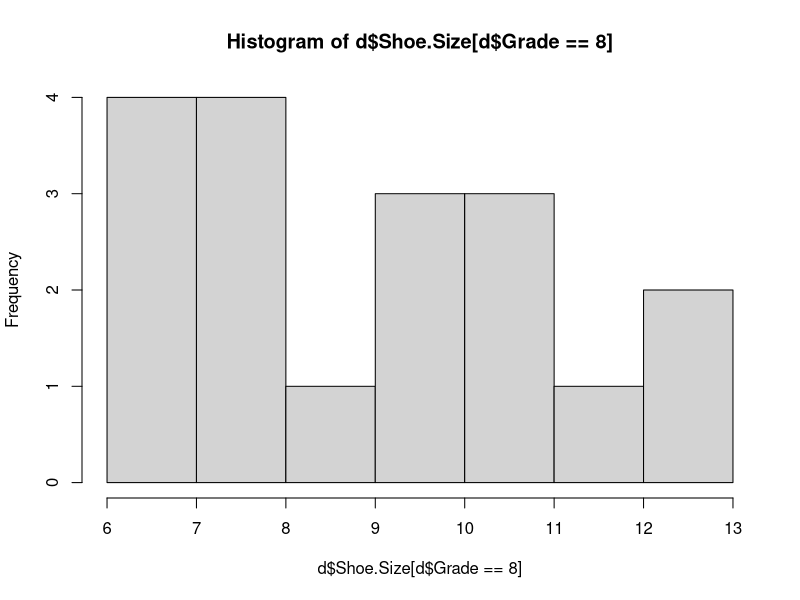
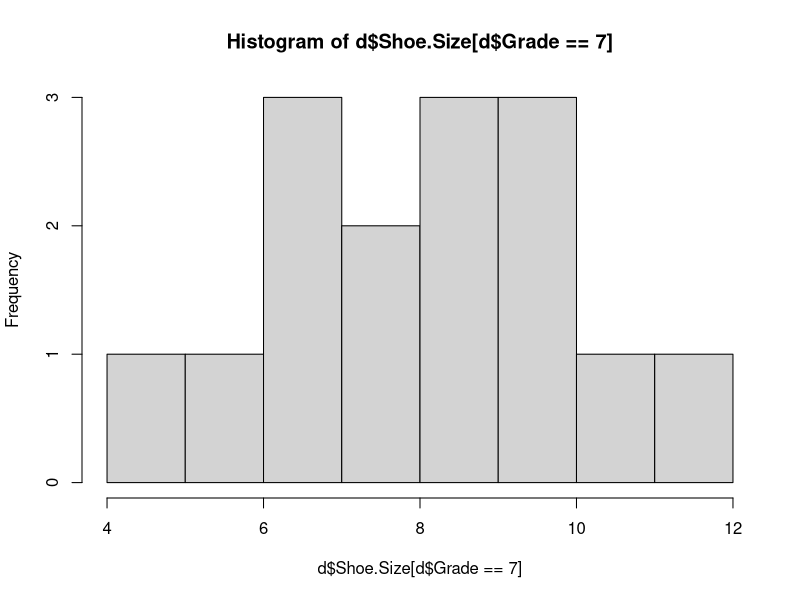

The R script that drew these images, in order:
# Set Working Directory

# Read Data
d <- read.csv('class_data.csv')
d <- d[complete.cases(d),]
write.csv(d, 'class_data_complete.csv')

# Explore
mean(d$Shoe.Size[d$Grade == 8])
mean(d$Shoe.Size[d$Grade == 7])

quantile(d$Shoe.Size[d$Grade == 8], 0.5)
quantile(d$Shoe.Size[d$Grade == 7], 0.5)

hist(d$Shoe.Size[d$Grade == 8], bins = 20)
hist(d$Shoe.Size[d$Grade == 7], bins = 20)